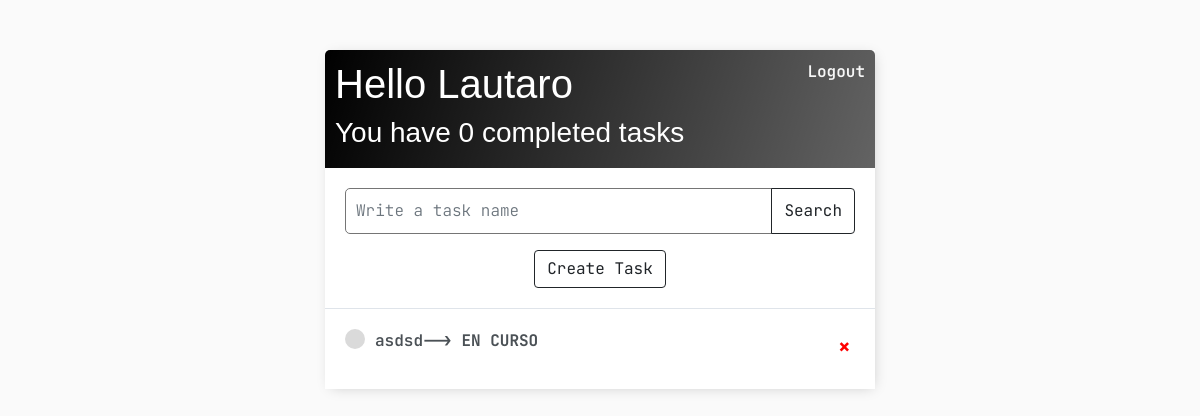
Before: / (signed in) with the older database file.
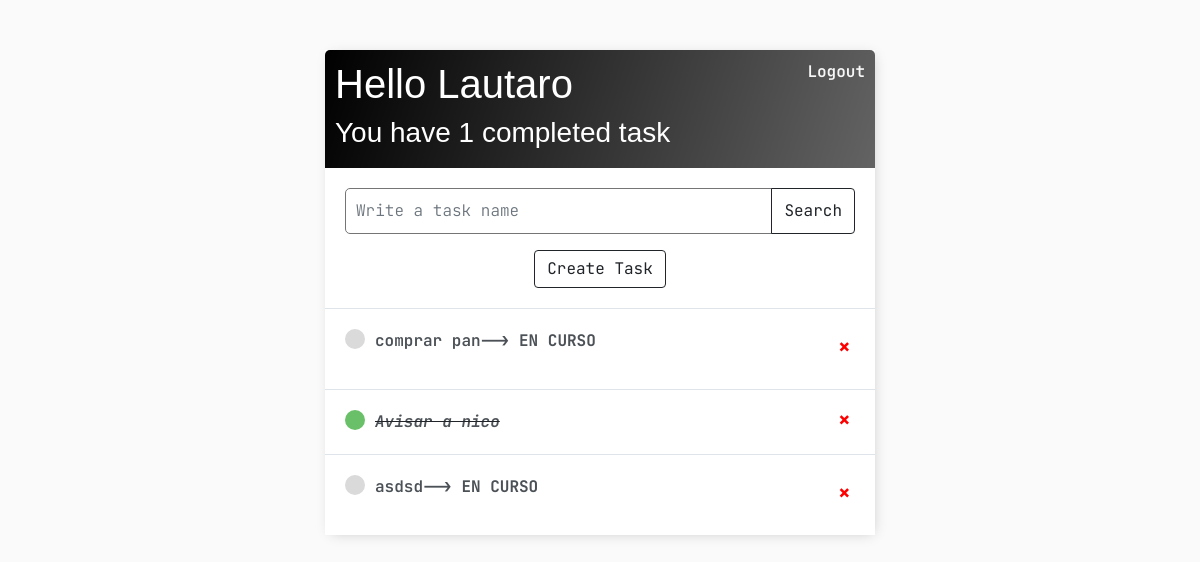
After: the same page with the newer database file.
### base/models.py (models this page shows, shortened)
class Task(models.Model):
    class TaskStatus(models.TextChoices):
        in_progress= 'En curso', _('En curso')
        done= 'Completado', _('Completado')
        abandoned= 'Abandonado', _('Abandonado')
    user = models.ForeignKey(User, on_delete= models.CASCADE, null= True, blank= True)
    title = models.CharField(max_length=200)
    description = models.TextField(null= True, blank= True)
    complete = models.BooleanField(default= False)
    create = models.DateTimeField(auto_now_add= True)
    status =models.CharField(max_length=50,choices=TaskStatus.choices,default=TaskStatus.in_progress)
    class Meta:
        ordering = ['complete'];

### base/views.py (the view, shortened to what this page needs)
# urls.py: path('', TaskList.as_view(), name='tasks'),
class TaskList(LoginRequiredMixin, ListView):
    model = Task
    context_object_name = 'tasks'
    def get_context_data(self, **kwargs):
        context = super().get_context_data(**kwargs)
        context['tasks'] = context['tasks'].filter(user=self.request.user)
        context['count'] = context['tasks'].filter(status='Completado').count()
        search_input = self.request.GET.get('search-area') or ''
        if search_input:
            context['tasks'] = context['tasks'].filter(title__startswith= search_input)
        context['search_input'] = search_input
        return context

### base/templates/base/task_list.html
{% extends 'base/main.html' %} {% block content %}
<div class="header-bar">
    <div>
        <h1>Hello {{request.user|title}}</h1>
        <h3>You have {{count}} completed task{{ count|pluralize:"s" }}</h3>
    </div>
    {% if request.user.is_authenticated %}
        <a href="{% url 'logout' %}">Logout</a>
    {% else %}
        <a href="{% url 'login' %}">Login</a>
    {% endif %}
</div>
<div id="search-add-wrapper">
    <form method="GET">
        <div class="input-group mb-3">
            <input type="text" class="form-control"  name='search-area' placeholder="Write a task name" value="{{search_input}}">
            <button class="btn btn-outline-dark" type="submit">Search</button>
        </div>
        {% if tasks|length > 0 %}
            <div class="row">
                <div class="col text-center">
                    <a class="btn btn-outline-dark"  href="{% url 'task-create' %}">Create Task</a>
                </div>
            </div>
        {% endif %}
    </form>
</div>
<div id="tasklist" class="task-items-wrapper">
    {% for task in tasks %}
        <div class="task-wrapper" data-position="{{task.pk}}">
            <div class="task-title">
                {% if task.status == 'Completado' %}
                    <div class="task-complete-icon"></div>
                    <i>
                        <s>
                            <a href="{% url 'task-update' task.id %}">{{task.title}}</a>
                        </s>
                    </i>
                {% else %}
                    <div class="task-incomplete-icon"></div>
                    <a href="{% url 'task-update' task.id %}">{{task.title}}</a>
                    <p class="status"> --> {{task.status}}</p>
                {% endif %}
            </div>
            <div class="task-controls">
                <a class="delete-link px-4" href="{% url 'task-delete' task.id %}">&#215;</a>
            </div>
        </div>
        {% empty %}
            <div style="text-align: center" class="pb-3">
                <h5>Nothing to show here. Please follow this link:</h5>
                <a href="{% url 'task-create' %}"> Create a New Task</a>
            </div>
    {% endfor %}
</div>
{% endblock content %}

Changed rows visible on the page:
added Task: title "comprar pan", status "EN CURSO"
added Task: title "Avisar a nico"
Other visible differences:
{{ count }}: "0" → "1"
